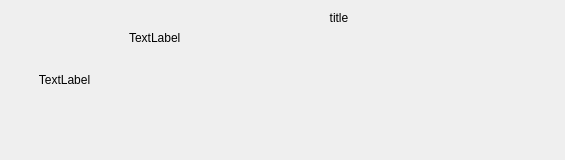
<?xml version="1.0" encoding="UTF-8"?>
<ui version="4.0">
 <class>CustomWidget</class>
 <widget class="QWidget" name="CustomWidget">
  <property name="geometry">
   <rect>
    <x>0</x>
    <y>0</y>
    <width>565</width>
    <height>160</height>
   </rect>
  </property>
  <property name="windowTitle">
   <string>CustomWidget</string>
  </property>
  <layout class="QHBoxLayout" name="horizontalLayout" stretch="1,4">
   <item>
    <widget class="QLabel" name="image">
     <property name="text">
      <string>TextLabel</string>
     </property>
     <property name="alignment">
      <set>Qt::AlignCenter</set>
     </property>
    </widget>
   </item>
   <item>
    <layout class="QVBoxLayout" name="verticalLayout" stretch="1,10">
     <property name="leftMargin">
      <number>5</number>
     </property>
     <property name="rightMargin">
      <number>5</number>
     </property>
     <item>
      <widget class="QLabel" name="title">
       <property name="text">
        <string>title</string>
       </property>
       <property name="alignment">
        <set>Qt::AlignCenter</set>
       </property>
      </widget>
     </item>
     <item>
      <widget class="QLabel" name="description">
       <property name="text">
        <string>TextLabel</string>
       </property>
       <property name="textFormat">
        <enum>Qt::RichText</enum>
       </property>
       <property name="alignment">
        <set>Qt::AlignJustify|Qt::AlignTop</set>
       </property>
       <property name="wordWrap">
        <bool>true</bool>
       </property>
      </widget>
     </item>
    </layout>
   </item>
  </layout>
 </widget>
 <resources/>
 <connections/>
</ui>
